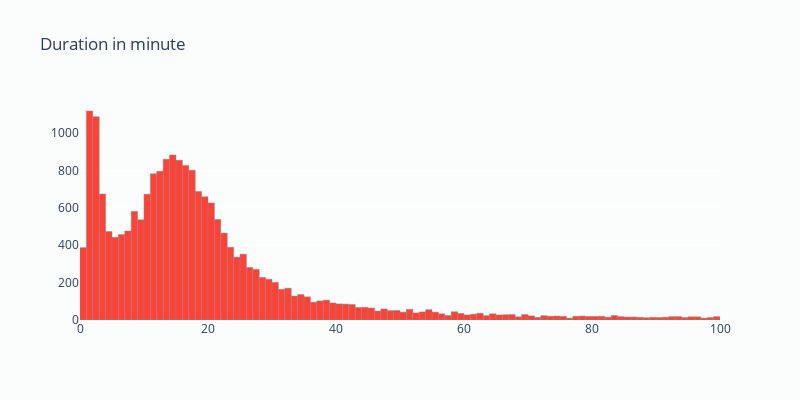

Notebook cell for this chart:
### Code cell
#
tmp = df['Time from Start to Finish (seconds)'].astype('int')/60
tmp = tmp[tmp<100]
print('Mean time to anwser the quetions is:',round(np.mean(tmp),2), 'minutes')

# Plot
trace1 = go.Histogram(x = tmp, #nbinsx= 30, 
                      marker= dict(color='rgb(255, 65, 54)', line=dict(color='rgb( 127, 140, 141)',width=0.5)))
layout = dict(
        title='Duration in minute',
        width = 800,
        height = 400,
        xaxis = dict(autorange=True),
        yaxis=dict(automargin=True),
        paper_bgcolor='rgb(251, 252, 252)',
        plot_bgcolor='rgb(251, 252, 252)'
        )
fig = {'data':[trace1], 'layout':layout}
py.iplot(fig)

### Figure 1 — Plotly figure (JSON) as saved in the notebook; plotly's stock layout.template omitted (floating-point values rounded to 4 significant figures; data arrays with more than 128 entries replaced by an {"elided": "..."} marker saying what was removed)
{"data": [{"marker": {"color": "rgb(255, 65, 54)", "line": {"color": "rgb( 127, 140, 141)", "width": 0.5}}, "type": "histogram", "x": {"elided": "20937 float values"}}], "layout": {"height": 400, "paper_bgcolor": "rgb(251, 252, 252)", "plot_bgcolor": "rgb(251, 252, 252)", "title": {"text": "Duration in minute"}, "width": 800, "xaxis": {"autorange": true}, "yaxis": {"automargin": true}}}
